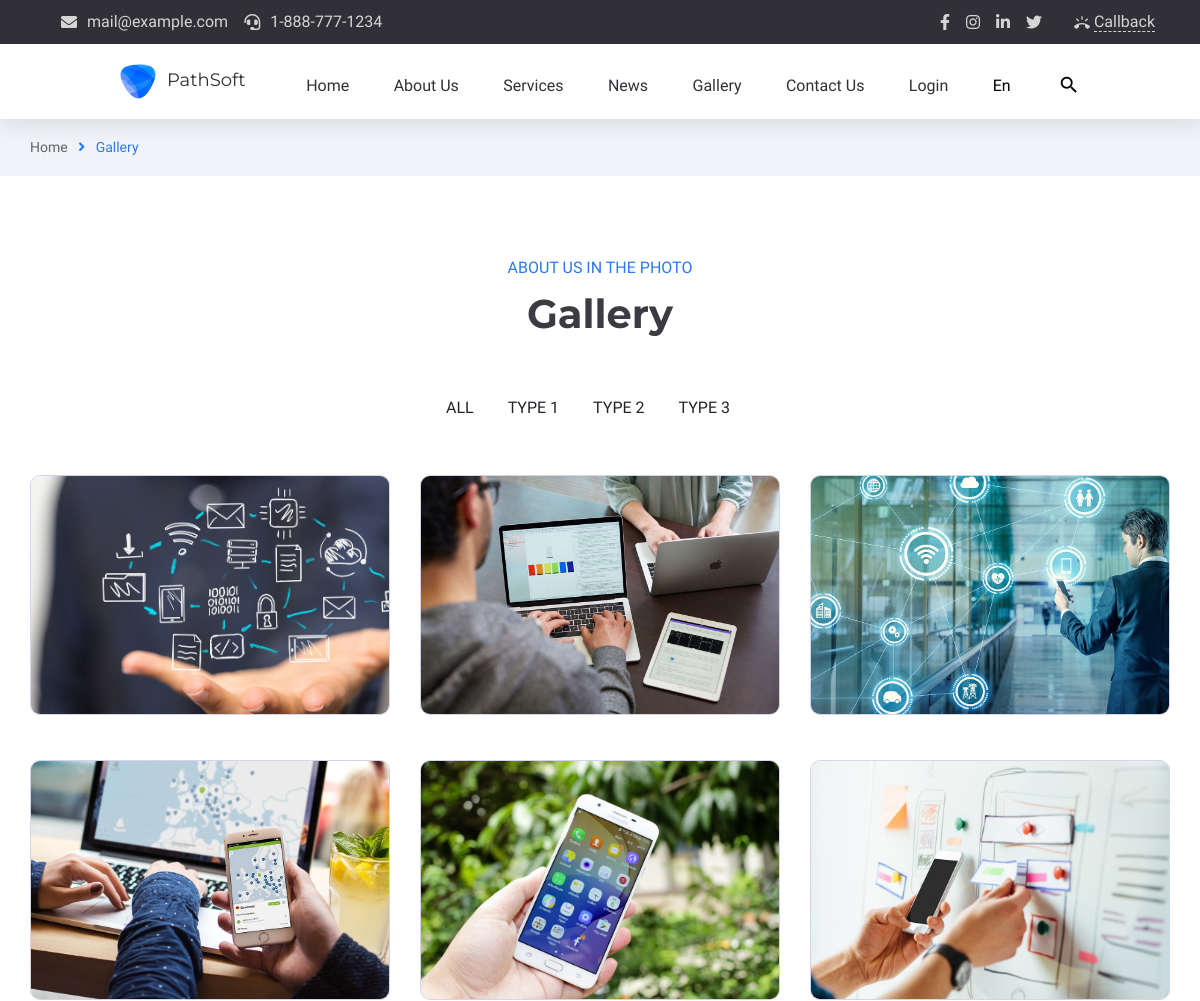
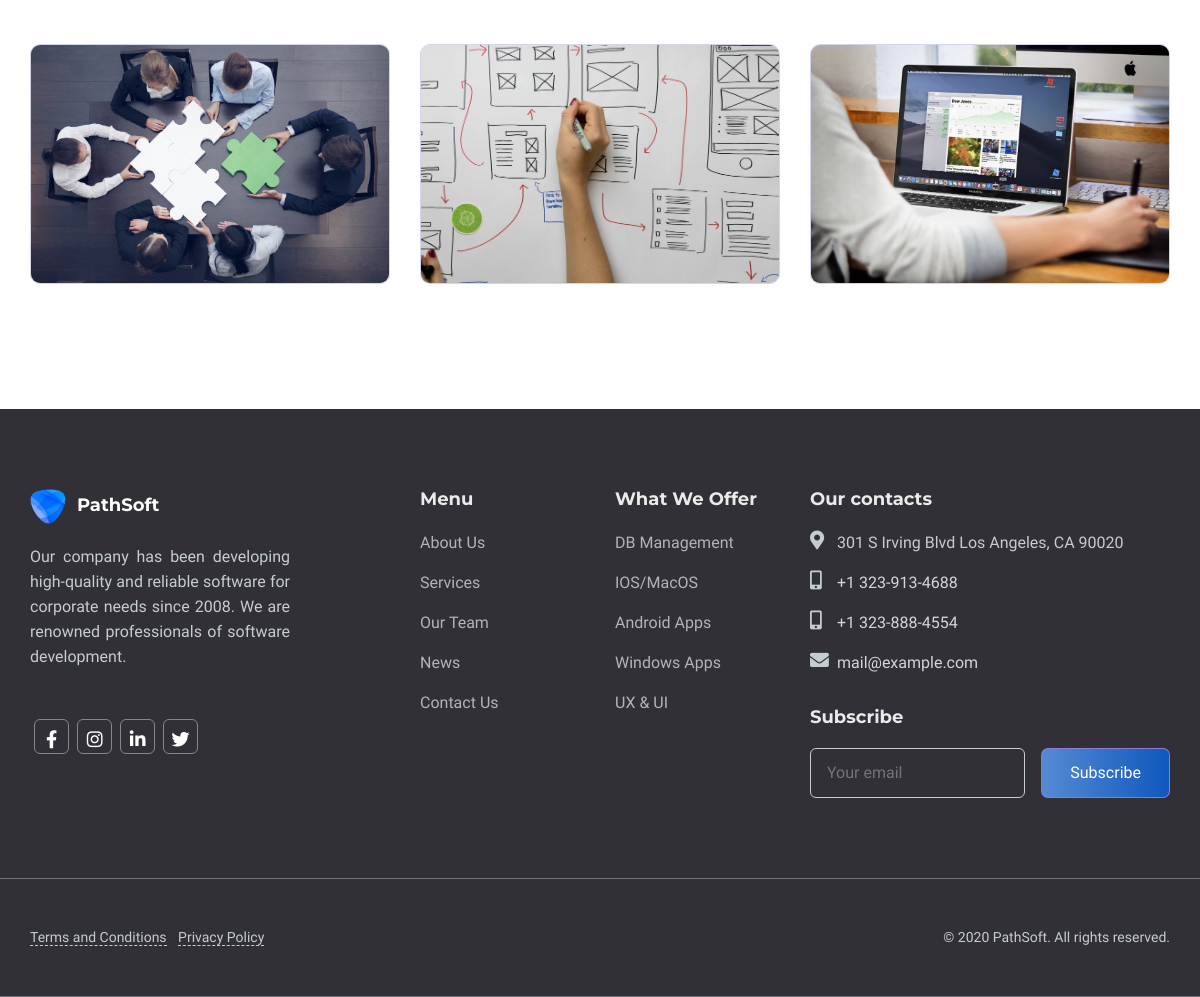
The page /gallery on the database its author committed (2 pictures, top to bottom).
### app/models.py (models this page shows)
class HeaderContact(db.Model):
    id=db.Column(db.Integer,primary_key=True)
    hc_content=db.Column(db.String(255))
    hc_icon_class=db.Column(db.String(255))
    hc_url=db.Column(db.String(255))

class HeaderSocialIcon(db.Model):
    id=db.Column(db.Integer,primary_key=True)
    hsi_name=db.Column(db.String(255))
    hsi_css_class=db.Column(db.String(255))
    hsi_url=db.Column(db.String(255))

class MeniuLogo(db.Model):
    id=db.Column(db.Integer,primary_key=True)
    logo_title=db.Column(db.String(255))
    logo_url=db.Column(db.String(255))
    logo_alt=db.Column(db.String(255))
    logo_img=db.Column(db.String(255))

class MeniuName(db.Model):
    id=db.Column(db.Integer,primary_key=True)
    meniu_title=db.Column(db.String(255))
    meniu_url=db.Column(db.String(255))
    meniu_icon=db.Column(db.String(255))

### main/routes.py (the view)
@app.route("/gallery")
def gallery_index():
    header_contacts=HeaderContact.query.all()
    headersocial_icons=HeaderSocialIcon.query.all()
    logos=MeniuLogo.query.all()
    meniu_names=MeniuName.query.all()
    return render_template("main/gallery.html", header_contacts=header_contacts, headersocial_icons=headersocial_icons, logos=logos, meniu_names=meniu_names)

### app/templates/main/gallery.html (shortened to what this page needs)
{% extends "main/base.html" %}{% block contentmain %}
<section id="crumbs">
    <div class="container crumbs-bread">
        <div class="row">
            <div class="col-12">
                <div class="crumbs-info">
                    <span class="crumbs-home"><a href="../html/index.html">Home</a></span> <i
                        class="fas fa-angle-right"></i>
                    <span class="crumbs-about">Gallery</span>
                </div>
            </div>
        </div>
    </div>
</section>
<section id="gallery">
    <div class="container section-padding">
        <div class="row">
            <div class="col-12">
                <div class="section-heading">
                    <span class="section-heading-span">ABOUT US IN THE PHOTO</span>
                    <h2 class="section-heading-h2">Gallery</h2>
                </div>
            </div>
            <div class="col-12">
                <div class="section-nav">
                    <ul class="section-nav-list d-flex gallery-nav-list">
                        <li>All</li>
                        <li>Type 1</li>
                        <li>Type 2</li>
                        <li>Type 3</li>
                    </ul>
                </div>
            </div>
        </div>
        <div class="row">
            <div class="col-4 col-margin">
                <a href="#!" class="gallery-item">
                    <img src="static/uploads/gallery-img-1.jpg" alt="">
                </a>
            </div>
            <div class="col-4 col-margin">
                <a href="#!" class="gallery-item">
                    <img src="static/uploads/gallery-img-2.jpg" alt="">
                </a>
            </div>
            <div class="col-4 col-margin">
                <a href="#!" class="gallery-item">
                    <img src="static/uploads/gallery-img-3.jpg" alt="">
                </a>
            </div>
            <div class="col-4 col-margin">
                <a href="#!" class="gallery-item">
                    <img src="static/uploads/gallery-img-4.jpg" alt="">
                </a>
            </div>
            <div class="col-4 col-margin">
                <a href="#!" class="gallery-item">
                    <img src="static/uploads/gallery-img-5.jpg" alt="">
                </a>
            </div>
            <div class="col-4 col-margin">
                <a href="#!" class="gallery-item">
                    <img src="static/uploads/gallery-img-6.jpg" alt="">
                </a>
            </div>
            <div class="col-4 col-margin">
                <a href="#!" class="gallery-item">
                    <img src="static/uploads/gallery-img-7.jpg" alt="">
                </a>
            </div>
            <div class="col-4 col-margin">
                <a href="#!" class="gallery-item">
                    <img src="static/uploads/gallery-img-8.jpg" alt="">
                </a>
            </div>
            <div class="col-4 col-margin">
                <a href="#!" class="gallery-item">
                    <img src="static/uploads/gallery-img-9.jpg" alt="">
                </a>
            </div>
        </div>
    </div>
</section>
{% endblock %}

### app/templates/main/base.html (shortened to what this page needs)
<!doctype html>
<html lang="en">
<head>
    <link rel="stylesheet" href="https://cdnjs.cloudflare.com/ajax/libs/font-awesome/5.15.3/css/all.min.css"
 />
    <link rel="stylesheet" href="https://cdn.jsdelivr.net/npm/bootstrap-icons@1.4.1/font/bootstrap-icons.css">
    <link rel="stylesheet" href="https://stackpath.bootstrapcdn.com/bootstrap/4.3.1/css/bootstrap.min.css"
>
    <link rel="stylesheet" href="/static/main/css/style.css">
    <link rel="stylesheet" href="/static/main/css/about.css">
    <link rel="stylesheet" href="/static/main/css/blog.css">
    <link rel="stylesheet" href="/static/main/css/contact.css">
    <link rel="stylesheet" href="/static/main/css/login.css">
    <link rel="stylesheet" href="/static/main/css/gallery.css">
    <link rel="stylesheet" href="/static/main/css/blogitem.css">
</head>
<body>
    <header id="header">
        <nav id="header-contact">
            <div class="container con">
                <div class="row align-items-center justify-content-between">
                    <div class="col-auto">
                        <ul class="header-top-info align-items-center justify-content-between d-flex">
                            {% for header_contact in header_contacts %}
                            <li>
                                <a href="{{header_contact.hc_url}}">
                                    <i class="{{header_contact.hc_icon_class}}"></i>
                                    <span>{{header_contact.hc_content}}</span>
                                </a>
                            </li>
                            {% endfor %}
                        </ul>
                    </div>
                    <div class="col-auto">
                        <div class="header-top-links align-items-center justify-content-between d-flex ">
                            <ul class="social-links">
                                {% for headersocial_icon in headersocial_icons %}
                                <li>
                                    <a href="{{headersocial_icon.hsi_url}}"><i
                                            class="{{headersocial_icon.hsi_css_class}}"></i></a>
                                </li>
                                {% endfor %}
                            </ul>
                            <div class="header-top-btn">
                                <a href="#" class="header-call-back-link">
                                    <i class="material-icons">ring_volume</i>
                                    <span>Callback</span>
                                </a>
                            </div>
                        </div>
                    </div>
                </div>
            </div>
        </nav>
        <section id="meniu-bar">
            <div class="meniu-nav">
                {% for logo in logos %}
                <div class="logo">
                    <a href="{{logo.logo_url}}"><img src="/static/uploads/{{logo.logo_img}}" alt="{{logo.logo_alt}}">
                        <span>{{logo.logo_title}}</span>
                    </a>
                </div>
                {% endfor %}
                <div class="meniu-item">
                    <ul>
                        {% for meniu_name in meniu_names %}
                        <li>
                            <a href="{{meniu_name.meniu_url}}" class="menu-list-to"
                                data-title="{{meniu_name.meniu_title}}">
                                <span data-title="{{meniu_name.meniu_title}}"> {{meniu_name.meniu_title}}</span>
                                <i class="{{meniu_name.meniu_icon}}"></i>
                            </a>
                        </li>
                        {% endfor %}
                        <li class="menu-search">
                            <a href="http://">
                                <i class="material-icons md-22 header-search-ico-search">search</i></a>
                        </li>
                    </ul>
                </div>
            </div>
        </section>
    </header>
    {% block contentmain %}
    {% endblock %}
    <section id="footer">
        <div class="container section-padding">
            <div class="row">
                <div class="col-4">
                    <div class="footer-item">
                        <div class="logo">
                            <a href="#"><img src="/static/uploads/2264.png" alt="LOGO PathSoft">
                                <span><b>PathSoft</b></span></a>
                        </div>
                        <div class="company-info">
                            <p>Our company has been developing high-quality and reliable software for corporate needs
                                since 2008. We are renowned professionals of software development.</p>
                        </div>
                        <div class="company-sosial-media">
                            <a href="https://www.facebook.com/">
                                <div class="company-sosial-icon"><i class="fab fa-facebook-f"></i></div>
                            </a>
                            <a href="http://www.instagram.com/">
                                <div class="company-sosial-icon"><i class="fab fa-instagram"></i></div>
                            </a>
                            <a href="http://www.linkedin.com">
                                <div class="company-sosial-icon"><i class="fab fa-linkedin-in"></i></div>
                            </a>
                            <a href="http://www.twitter.com">
                                <div class="company-sosial-icon"><i class="fab fa-twitter"></i></div>
                            </a>
                        </div>
                    </div>
                </div>
                <div class="col-2">
                    <div class="company-menu">
                        <h4>Menu</h4>
                        <ul class="company-footer-meniu">
                            <li>
                                <a href="/about" class="menu-list-to footer-list-to" data-title="About Us">
                                    <span data-title="About Us"> About Us</span>
                                </a>
                            </li>
                            <li>
                                <a href="/services" class="menu-list-to footer-list-to" data-title="Services">
                                    <span data-title="Services"> Services</span>
                                </a>
                            </li>
                            <li>
                                <a href="/team" class="menu-list-to footer-list-to" data-title="Our Team">
                                    <span data-title="Our Team"> Our Team</span>
                                </a>
                            </li>
                            <li>
                                <a href="/news" class="menu-list-to footer-list-to" data-title="News">
                                    <span data-title="News"> News</span>
                                </a>
                            </li>
                            <li>
                                <a href="/contact" class="menu-list-to footer-list-to" data-title="Contact Us">
                                    <span data-title="Contact Us"> Contact Us</span>
                                </a>
                            </li>
                        </ul>
                    </div>
                </div>
                <div class="col-2">
                    <div class="company-menu">
                        <h4>What We Offer</h4>
                        <ul class="company-footer-meniu">
                            <li>
                                <a href="#" class="menu-list-to footer-list-to" data-title="DB Management">
                                    <span data-title="DB Management"> DB Management</span>
                                </a>
                            </li>
                            <li>
                                <a href="#" class="menu-list-to footer-list-to" data-title="IOS/MacOS">
                                    <span data-title="IOS/MacOS"> IOS/MacOS</span>
                                </a>
                            </li>
                            <li>
                                <a href="#" class="menu-list-to footer-list-to" data-title="Android Apps">
                                    <span data-title="Android Apps"> Android Apps</span>
                                </a>
                            </li>
                            <li>
                                <a href="#" class="menu-list-to footer-list-to" data-title="Windows Apps">
                                    <span data-title="Windows Apps"> Windows Apps</span>
                                </a>
                            </li>
                            <li>
                                <a href="#" class="menu-list-to footer-list-to" data-title="UX & UI">
                                    <span data-title="UX & UI"> UX & UI</span>
                                </a>
                            </li>
                        </ul>
                    </div>
                </div>
                <div class="col-4">
                    <div class="company-contacts">
                        <h4>Our contacts</h4>
                        <div class="company-contacts-item">
                            <ul class="footer-contact">
                                <li class="d-flex">
                                    <i class="fas fa-map-marker-alt"></i>
                                    <div class="footer-contact-info">301 S Irving Blvd Los Angeles, CA 90020</div>
                                </li>
                                <li class="d-flex">
                                    <i class="fas fa-mobile-alt"></i>
                                    <div class="footer-contact-info"> <a href="tel:+1 323-913-4688">+1 323-913-4688</a>
                                    </div>
                                </li>
                                <li class="d-flex">
                                    <i class="fas fa-mobile-alt"></i>
                                    <div class="footer-contact-info"><a href="tel:+1 323-888-4554"> +1 323-888-4554</a>
                                    </div>
                                </li>
                                <li class="d-flex">
                                    <i class="fas fa-envelope"></i>
                                    <div class="footer-contact-info"><a
                                            href="mailto:mail@example.com">mail@example.com</a>
                                    </div>
                                </li>
                            </ul>
                            <div class="company-contacts-form">
                                <h4>Subscribe</h4>
                                <div class="contacts-form">
                                    <form action="" class="d-flex">
                                        <input type="text" placeholder="Your email" name="mail" required
                                            class="form-email">
                                        <input type="submit" value="Subscribe" class="form-subscribe">
                                    </form>
                                </div>
                            </div>
                        </div>
                    </div>
                </div>
            </div>
        </div>
    </section>
    <section id="copyright">
        <div class="container copyright-padding">
            <div class="row">
                <div class="col-12">
                    <div class="copyright-item">
                        <div class="footer-links">
                            <a href="http://"><span class="conditions">Terms and Conditions</span> </a>
                            <a href="http://"><span class="privacy">Privacy Policy</span></a>
                        </div>
                        <div class="copyright-text">&#169 2020 PathSoft. All rights reserved.</div>
                    </div>
                </div>
            </div>
        </div>
    </section>
</body>
</html>

### rows shown on the page
HeaderContact: hc_content "mail@example.com"
HeaderContact: hc_content "1-888-777-1234"
MeniuLogo: logo_img (picture), logo_title "PathSoft"
MeniuName: meniu_title "Home"
MeniuName: meniu_title "About Us"
MeniuName: meniu_title "Services"
MeniuName: meniu_title "News"
MeniuName: meniu_title "Gallery"
MeniuName: meniu_title "Contact Us"
MeniuName: meniu_title "Login"
MeniuName: meniu_title "En"
